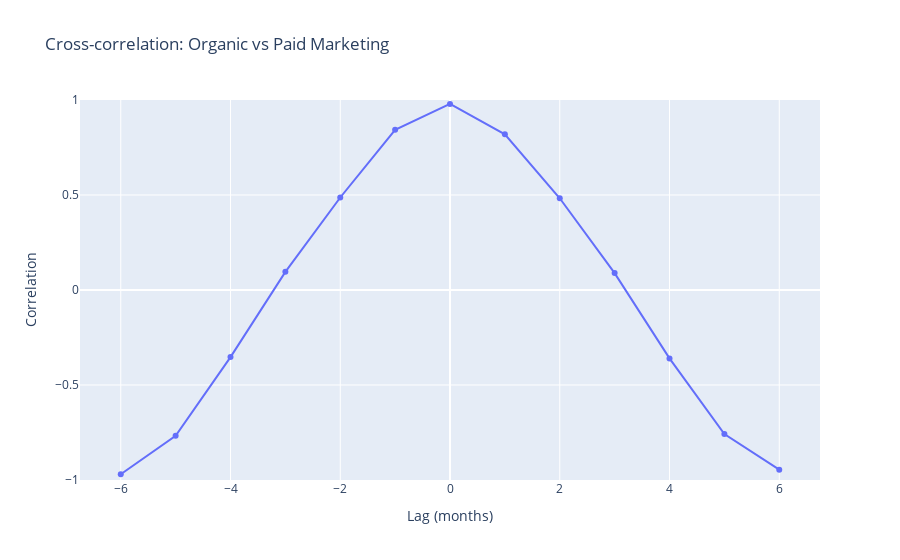

The cell this chart's notebook holds for it:
### Code cell
import plotly.graph_objects as go

def cross_correlation(x, y, max_lag=6):
    """Calculate cross-correlation with different lags"""
    correlations = []
    lags = list(range(-max_lag, max_lag + 1))
    
    for lag in lags:
        if lag < 0:
            corr = np.corrcoef(x[-lag:], y[:lag])[0, 1]
        elif lag > 0:
            corr = np.corrcoef(x[:-lag], y[lag:])[0, 1]
        else:
            corr = np.corrcoef(x, y)[0, 1]
        correlations.append(corr)
    
    return lags, correlations

# Example for two segments
seg1_data = pivot_df['Organic Search'].dropna()
seg2_data = pivot_df['Paid Search'].dropna()

lags, correlations = cross_correlation(seg1_data, seg2_data)

fig = go.Figure()
fig.add_trace(go.Scatter(
    x=lags,
    y=correlations,
    mode='lines+markers',
    name='Cross-correlation'
))

fig.update_layout(
    title="Cross-correlation: Organic vs Paid Marketing",
    xaxis_title="Lag (months)",
    yaxis_title="Correlation",
    yaxis=dict(range=[-1, 1])
)

### Figure 1 — Plotly figure (JSON) as saved in the notebook; plotly's stock layout.template omitted (floating-point values rounded to 4 significant figures)
{"data": [{"mode": "lines+markers", "name": "Cross-correlation", "type": "scatter", "x": [-6, -5, -4, -3, -2, -1, 0, 1, 2, 3, 4, 5, 6], "y": [-0.9695, -0.7674, -0.3531, 0.0954, 0.4869, 0.8433, 0.9791, 0.8194, 0.4829, 0.08892, -0.3599, -0.7583, -0.9457]}], "layout": {"title": {"text": "Cross-correlation: Organic vs Paid Marketing"}, "xaxis": {"title": {"text": "Lag (months)"}}, "yaxis": {"range": [-1, 1], "title": {"text": "Correlation"}}}}
